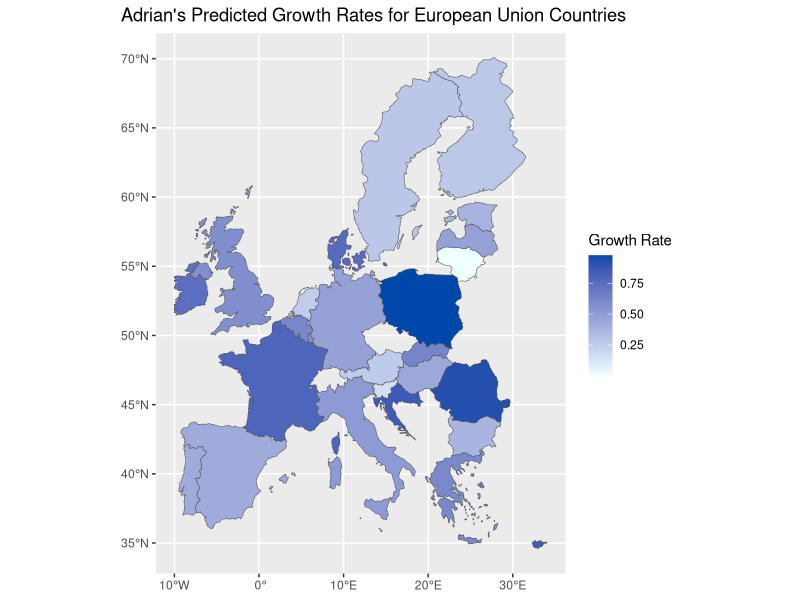

R code for this plot:
library(tidyverse)
install.packages("sf")
install.packages("rnaturalearth")
install.packages("rnaturalearthdata")

library(sf)
library(rnaturalearth)
library(rnaturalearthdata)


world_map <- ne_countries(scale = 50, returnclass = 'sf')

# Member States of the European Union
european_union <- c("Austria","Belgium","Bulgaria","Croatia","Cyprus",
                    "Czech Rep.","Denmark","Estonia","Finland","France",
                    "Germany","Greece","Hungary","Ireland","Italy","Latvia",
                    "Lithuania","Luxembourg","Malta","Netherlands","Poland",
                    "Portugal","Romania","Slovakia","Slovenia","Spain",
                    "Sweden","United Kingdom")

european_union_map <- 
  world_map %>% 
  filter(name %in% european_union)

bbox_europe <- st_bbox(c(xmin = -10, ymin = 20, xmax = 50, ymax = 80), crs = st_crs(european_union_map))
european_union_map_cropped <- st_crop(european_union_map, bbox_europe)

df <- 
  tibble(country = european_union,
         some_value = runif(length(european_union)))

map <- 
  european_union_map_cropped %>% 
  left_join(df, by = c("name" = "country"))

ggplot(data = map) +
  geom_sf(mapping = aes(fill = some_value)) +
  scale_fill_gradient(name = "Growth Rate", low = "#F0FFFF", high = "#0047AB", na.value = "grey50") +
  labs(title = "Adrian's Predicted Growth Rates for European Union Countries") +
  theme(plot.title.position = "plot")
